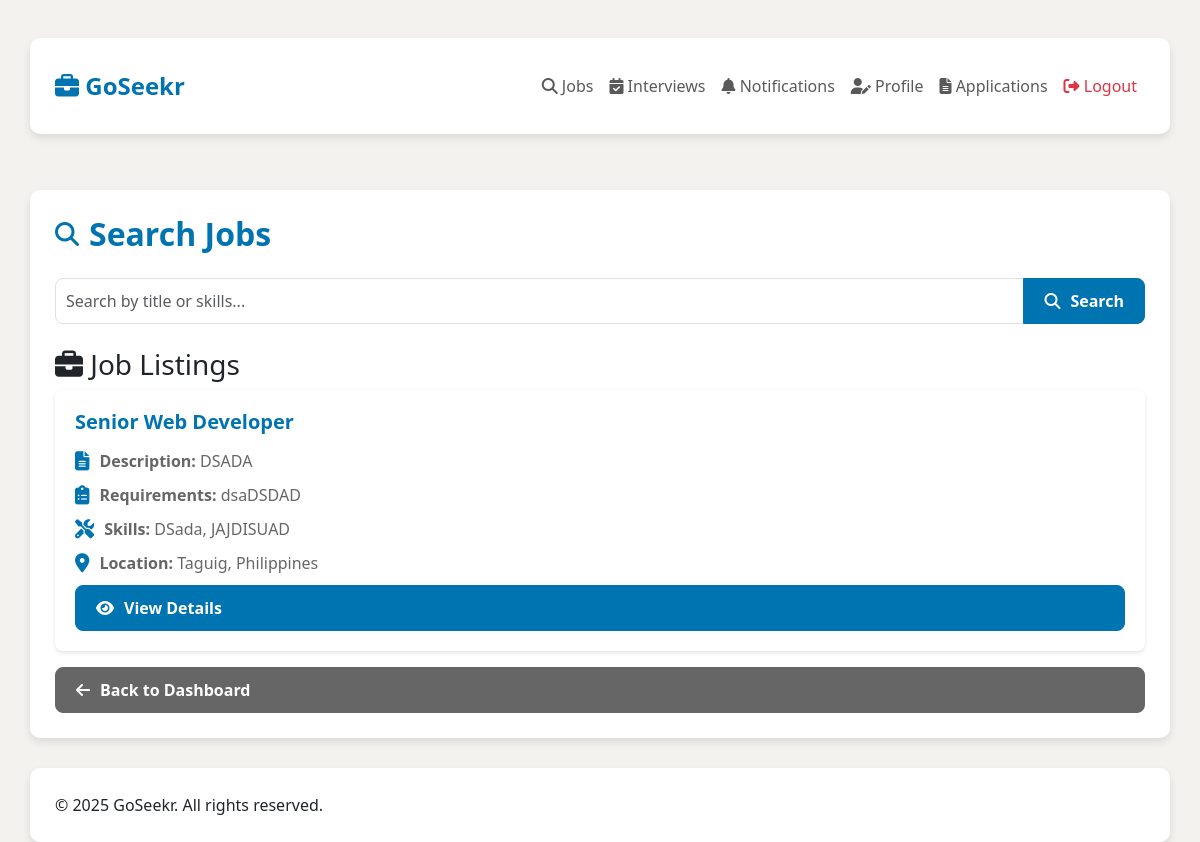
The page /job_seeker/search_jobs.php (signed in) on the database its author committed.
### tables this page shows
CREATE TABLE `job_postings` (
  `job_id` int(11) NOT NULL,
  `employer_id` int(11) NOT NULL,
  `title` varchar(255) NOT NULL,
  `description` text NOT NULL,
  `requirements` text NOT NULL,
  `skills` text NOT NULL,
  `status` enum('pending','approved','rejected','unavailable') NOT NULL,
  `created_at` timestamp NOT NULL DEFAULT current_timestamp(),
  `location` varchar(255) DEFAULT NULL,
  `quota` int(11) DEFAULT 1
);

### job_seeker/search_jobs.php (the view, shortened to what this page needs)
<?php
include '../db.php';
$user_id = $_SESSION['user_id'];
$search = '';
$sql = "SELECT skills, location FROM job_seekers WHERE seeker_id = $user_id";
$result = $conn->query($sql);
$seeker_data = $result->fetch_assoc();
$seeker_skills = $seeker_data['skills'];
$seeker_location = $seeker_data['location'];
$sql = "SELECT *,
        CASE
            WHEN skills LIKE '%$seeker_skills%' THEN 1
            ELSE 0
        END AS skill_match,
        CASE
            WHEN location = '$seeker_location' THEN 1
            ELSE 0
        END AS location_match
        FROM job_postings
        WHERE status = 'approved' AND quota > 0 AND (title LIKE '%$search%' OR skills LIKE '%$search%')
        ORDER BY location_match DESC, skill_match DESC, title ASC";
$result = $conn->query($sql);
?>
<!DOCTYPE html>
<html lang="en">
<head>
    <link href="https://cdn.jsdelivr.net/npm/bootstrap@5.3.0/dist/css/bootstrap.min.css" rel="stylesheet">
    <link rel="stylesheet" href="https://cdnjs.cloudflare.com/ajax/libs/font-awesome/6.4.0/css/all.min.css">
</head>
<body>
    <nav class="navbar navbar-expand-lg navbar-light">
        <div class="container">
            <a class="navbar-brand brand-logo" href="dashboard.php">
                <i class="fas fa-briefcase"></i> GoSeekr
            </a>
            <div class="collapse navbar-collapse" id="navbarNav">
                <ul class="navbar-nav ms-auto">
                    <li class="nav-item">
                        <a class="nav-link" href="search_jobs.php">
                            <i class="fas fa-search"></i> Jobs
                        </a>
                    </li>
                    <li class="nav-item">
                        <a class="nav-link" href="view_interview.php">
                            <i class="fas fa-calendar-check"></i> Interviews
                        </a>
                    </li>
                    <li class="nav-item nav-notification">
                        <a class="nav-link position-relative" href="notifications.php">
                            <i class="fas fa-bell"></i> Notifications
                        </a>
                    </li>
                    <li class="nav-item">
                        <a class="nav-link" href="update_profile.php">
                            <i class="fas fa-user-edit"></i> Profile
                        </a>
                    </li>
                    <li class="nav-item">
                        <a class="nav-link" href="view_applications.php">
                            <i class="fas fa-file-alt"></i> Applications
                        </a>
                    </li>
                    <li class="nav-item">
                        <a class="nav-link text-danger" href="logout.php">
                            <i class="fas fa-sign-out-alt"></i> Logout
                        </a>
                    </li>
                </ul>
            </div>
        </div>
    </nav>
    <div class="container mt-5">
        <h2><i class="fas fa-search"></i>Search Jobs</h2>
        <form action="search_jobs.php" method="GET" class="mb-4">
            <div class="input-group">
                <input type="text" class="form-control" name="search" placeholder="Search by title or skills..." value="<?php echo $search; ?>">
                <button type="submit" class="btn btn-primary">
                    <i class="fas fa-search"></i>Search
                </button>
            </div>
        </form>
        <h3><i class="fas fa-briefcase"></i> Job Listings</h3>
        <?php
        if ($result->num_rows > 0) {
            while ($row = $result->fetch_assoc()) {
                echo "<div class='card mb-3'>";
                echo "<div class='card-body'>";
                echo "<h5 class='card-title'>{$row['title']}</h5>";
                echo "<div class='job-detail'><i class='fas fa-file-alt'></i><p class='card-text'><strong>Description: </strong>{$row['description']}</p></div>";
                echo "<div class='job-detail'><i class='fas fa-clipboard-list'></i><p class='card-text'><strong>Requirements:</strong> {$row['requirements']}</p></div>";
                echo "<div class='job-detail'><i class='fas fa-tools'></i><p class='card-text'><strong>Skills:</strong> {$row['skills']}</p></div>";
                echo "<div class='job-detail'><i class='fas fa-map-marker-alt'></i><p class='card-text'><strong>Location:</strong> {$row['location']}</p></div>";
                echo "<a href='view_job.php?id={$row['job_id']}' class='btn btn-primary'>
                    <i class='fas fa-eye'></i>View Details
                </a>";
                echo "</div>";
                echo "</div>";
            }
        } else {
            echo "<p>No jobs found.</p>";
        }
        ?>
        <a href="dashboard.php" class="btn btn-secondary">
            <i class="fas fa-arrow-left"></i>Back to Dashboard
        </a>
    </div>
</body>
<footer class="footer mt-auto">
    <div class="container">
        <div class="row">
            <div class="col-md-6">
                <p class="mb-0">&copy; 2025 GoSeekr. All rights reserved.</p>
            </div>
        </div>
    </div>
</footer>
</html>

### job_seeker/search_jobs.php (style rules this page uses)
:root { --primary-color: #0073b1; --secondary-color: #0a66c2; --accent-color: #f5f5f5; --text-muted: #666; --border-color: #e0e0e0; }
body { background-color: #f3f2ef; font-family: 'Segoe UI', Tahoma, Geneva, Verdana, sans-serif; }
.container { background-color: white; padding: 25px; border-radius: 10px; box-shadow: 0 4px 8px rgba(0, 0, 0, 0.1); margin-top: 30px; }
h2 { color: var(--primary-color); font-weight: 700; margin-bottom: 25px; display: flex; align-items: center; gap: 10px; }
h2 i { font-size: 1.5rem; color: var(--primary-color); }
.input-group { margin-bottom: 20px; }
.form-control { border-radius: 8px; border: 1px solid var(--border-color); padding: 10px; }
.btn-primary { background-color: var(--primary-color); border-color: var(--primary-color); border-radius: 8px; padding: 10px 20px; font-weight: 600; display: flex; align-items: center; gap: 10px; }
.brand-logo { font-size: 24px; font-weight: bold; color: var(--primary-color); }
.btn-secondary { background-color: var(--text-muted); border-color: var(--text-muted); border-radius: 8px; padding: 10px 20px; font-weight: 600; display: flex; align-items: center; gap: 10px; }
.card { border: none; border-radius: 8px; box-shadow: 0 2px 4px rgba(0, 0, 0, 0.1); margin-bottom: 20px; transition: transform 0.2s; }
.card-body { padding: 20px; }
.card-title { color: var(--primary-color); font-weight: 700; margin-bottom: 15px; }
.card-text { color: var(--text-muted); margin-bottom: 10px; }
.job-detail { display: flex; align-items: center; gap: 10px; margin-bottom: 10px; }
.job-detail i { font-size: 1.2rem; color: var(--primary-color); }

### rows shown on the page
job_postings: title "Senior Web Developer", description "DSADA", requirements "dsaDSDAD", skills "DSada, JAJDISUAD", location "Taguig, Philippines"
